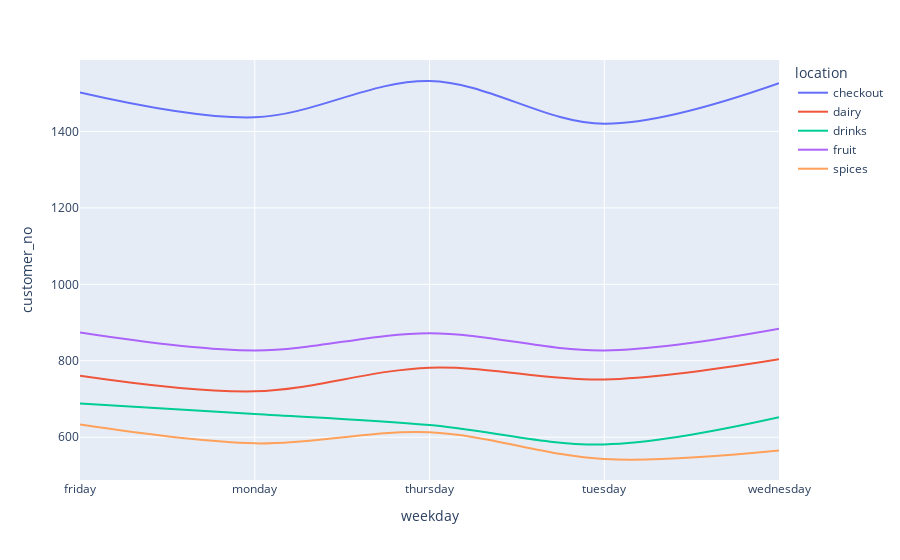

Notebook cell for this chart:
### Code cell
px.line(total_customers_weekday, x="weekday", y="customer_no", color="location", hover_name="location",line_shape="spline")

### Figure 1 — Plotly figure (JSON) as saved in the notebook; plotly's stock layout.template omitted (floating-point values rounded to 4 significant figures)
{"data": [{"hovertemplate": "<b>%{hovertext}</b><br><br>location=checkout<br>weekday=%{x}<br>customer_no=%{y}<extra></extra>", "hovertext": ["checkout", "checkout", "checkout", "checkout", "checkout"], "legendgroup": "checkout", "line": {"color": "#636efa", "dash": "solid", "shape": "spline"}, "mode": "lines", "name": "checkout", "orientation": "v", "showlegend": true, "type": "scatter", "x": ["friday", "monday", "thursday", "tuesday", "wednesday"], "xaxis": "x", "y": [1502, 1437, 1532, 1420, 1526], "yaxis": "y"}, {"hovertemplate": "<b>%{hovertext}</b><br><br>location=dairy<br>weekday=%{x}<br>customer_no=%{y}<extra></extra>", "hovertext": ["dairy", "dairy", "dairy", "dairy", "dairy"], "legendgroup": "dairy", "line": {"color": "#EF553B", "dash": "solid", "shape": "spline"}, "mode": "lines", "name": "dairy", "orientation": "v", "showlegend": true, "type": "scatter", "x": ["friday", "monday", "thursday", "tuesday", "wednesday"], "xaxis": "x", "y": [761, 720, 782, 751, 804], "yaxis": "y"}, {"hovertemplate": "<b>%{hovertext}</b><br><br>location=drinks<br>weekday=%{x}<br>customer_no=%{y}<extra></extra>", "hovertext": ["drinks", "drinks", "drinks", "drinks", "drinks"], "legendgroup": "drinks", "line": {"color": "#00cc96", "dash": "solid", "shape": "spline"}, "mode": "lines", "name": "drinks", "orientation": "v", "showlegend": true, "type": "scatter", "x": ["friday", "monday", "thursday", "tuesday", "wednesday"], "xaxis": "x", "y": [688, 661, 632, 581, 652], "yaxis": "y"}, {"hovertemplate": "<b>%{hovertext}</b><br><br>location=fruit<br>weekday=%{x}<br>customer_no=%{y}<extra></extra>", "hovertext": ["fruit", "fruit", "fruit", "fruit", "fruit"], "legendgroup": "fruit", "line": {"color": "#ab63fa", "dash": "solid", "shape": "spline"}, "mode": "lines", "name": "fruit", "orientation": "v", "showlegend": true, "type": "scatter", "x": ["friday", "monday", "thursday", "tuesday", "wednesday"], "xaxis": "x", "y": [874, 827, 872, 827, 884], "yaxis": "y"}, {"hovertemplate": "<b>%{hovertext}</b><br><br>location=spices<br>weekday=%{x}<br>customer_no=%{y}<extra></extra>", "hovertext": ["spices", "spices", "spices", "spices", "spices"], "legendgroup": "spices", "line": {"color": "#FFA15A", "dash": "solid", "shape": "spline"}, "mode": "lines", "name": "spices", "orientation": "v", "showlegend": true, "type": "scatter", "x": ["friday", "monday", "thursday", "tuesday", "wednesday"], "xaxis": "x", "y": [633, 584, 613, 543, 565], "yaxis": "y"}], "layout": {"legend": {"title": {"text": "location"}, "tracegroupgap": 0}, "margin": {"t": 60}, "xaxis": {"anchor": "y", "domain": [0, 1], "title": {"text": "weekday"}}, "yaxis": {"anchor": "x", "domain": [0, 1], "title": {"text": "customer_no"}}}}
